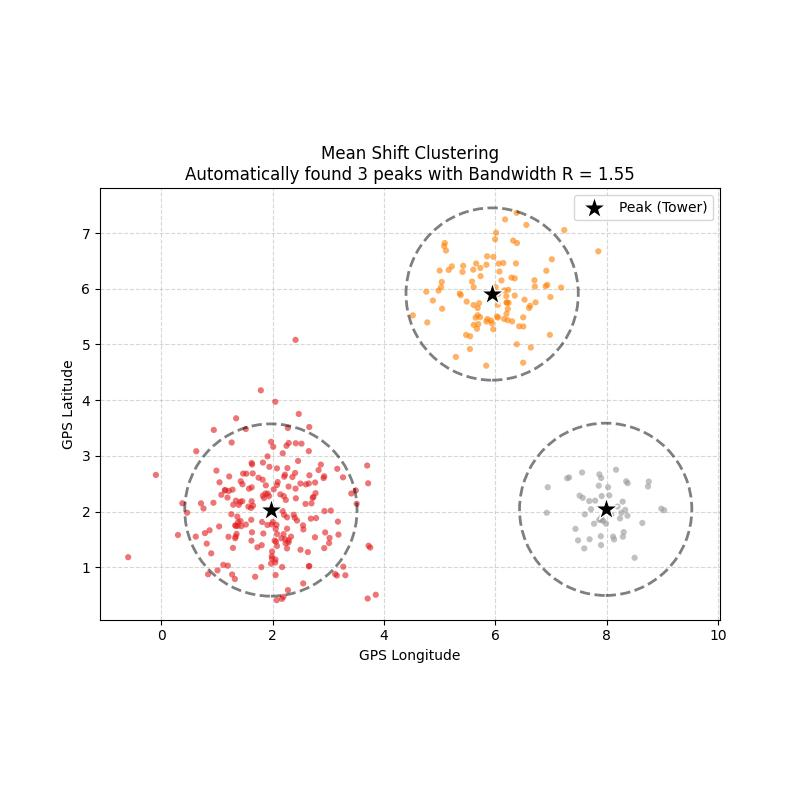

Source code (Python):
import numpy as np
import matplotlib.pyplot as plt
from sklearn.cluster import MeanShift, estimate_bandwidth
from sklearn.datasets import make_blobs
# Mean Shift
def plot_mean_shift():
    # 1. Generate festival GPS pings
    # We will use an uneven number of points per cluster to simulate different crowd sizes
    np.random.seed(42)
    X_pings, _ = make_blobs(n_samples=[200, 100, 50], centers=[[2, 2], [6, 6], [8, 2]], 
                            cluster_std=[0.8, 0.6, 0.4], random_state=42)
    
    # 2. Estimate the Bandwidth (the "flashlight radius")
    # quantile=0.2 means we look at the distances of the nearest 20% of points to guess a good radius
    bw = estimate_bandwidth(X_pings, quantile=0.2, n_samples=100)
    print(f"Estimated Bandwidth: {bw:.2f}")
    
    # 3. Fit Mean Shift
    ms = MeanShift(bandwidth=bw, bin_seeding=True)
    ms.fit(X_pings)
    labels = ms.labels_
    cluster_centers = ms.cluster_centers_
    
    # 4. Setup the Plot
    fig, ax = plt.subplots(figsize=(8, 8))
    
    # Scatter the crowd colored by their final destination peak
    ax.scatter(X_pings[:, 0], X_pings[:, 1], c=labels, cmap='Set1', 
               s=20, alpha=0.6, edgecolor='none', zorder=2)
    
    # 5. Plot the Peaks (Cell Tower locations) and their Bandwidth attraction zones
    for i, center in enumerate(cluster_centers):
        # The peak
        ax.scatter(center[0], center[1], c='black', marker='*', s=300, 
                   edgecolor='white', zorder=4, label='Peak (Tower)' if i == 0 else "")
        
        # The Bandwidth circle (the final area of attraction)
        circle = plt.Circle((center[0], center[1]), bw, color='black', 
                            fill=False, linestyle='--', linewidth=2, alpha=0.5, zorder=3)
        ax.add_patch(circle)
    
    # Force equal aspect ratio so the bandwidth circles are perfectly round
    ax.set_aspect('equal')
    
    plt.title(f"Mean Shift Clustering\nAutomatically found {len(cluster_centers)} peaks with Bandwidth R = {bw:.2f}")
    plt.xlabel("GPS Longitude")
    plt.ylabel("GPS Latitude")
    plt.legend()
    plt.grid(True, linestyle='--', alpha=0.5)
    plt.savefig('clustering/ms.jpg')

# Run the visualization
plot_mean_shift()
